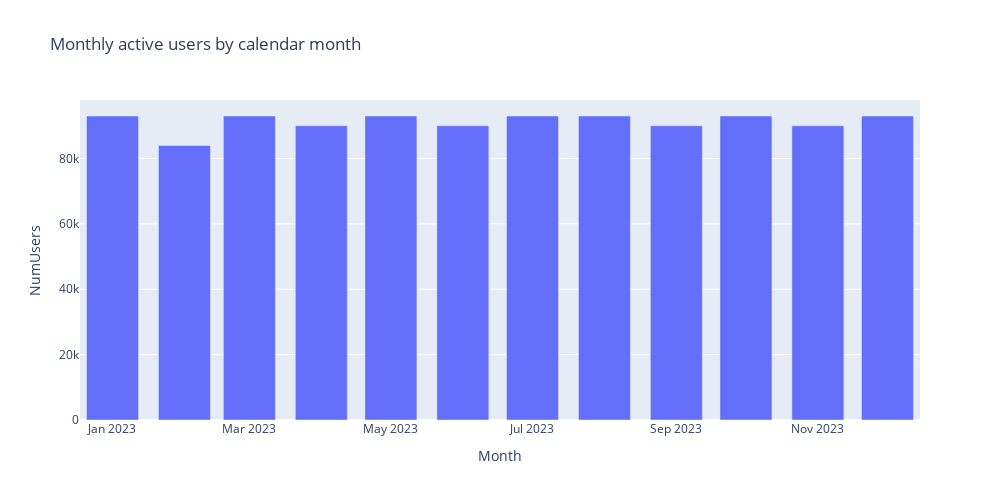

Notebook code for this chart:
### Markdown cell above
#### By calendar month

### Code cell
# Calculating MAU by calendar month
MAU_calendar_month = df.groupby('Month')['NumUsers'].sum().reset_index()
fig = px.bar(MAU_calendar_month, x='Month', y='NumUsers', title='Monthly active users by calendar month', width=1000, height=500)
fig.show()

### Figure 1 — Plotly figure (JSON) as saved in the notebook; plotly's stock layout.template omitted (floating-point values rounded to 4 significant figures)
{"data": [{"alignmentgroup": "True", "hovertemplate": "Month=%{x}<br>NumUsers=%{y}<extra></extra>", "legendgroup": "", "marker": {"color": "#636efa", "pattern": {"shape": ""}}, "name": "", "offsetgroup": "", "orientation": "v", "showlegend": false, "textposition": "auto", "type": "bar", "x": ["2023-01", "2023-02", "2023-03", "2023-04", "2023-05", "2023-06", "2023-07", "2023-08", "2023-09", "2023-10", "2023-11", "2023-12"], "xaxis": "x", "y": [93000, 84000, 93000, 90000, 93000, 90000, 93000, 93000, 90000, 93000, 90000, 93000], "yaxis": "y"}], "layout": {"barmode": "relative", "height": 500, "legend": {"tracegroupgap": 0}, "title": {"text": "Monthly active users by calendar month"}, "width": 1000, "xaxis": {"anchor": "y", "domain": [0, 1], "title": {"text": "Month"}}, "yaxis": {"anchor": "x", "domain": [0, 1], "title": {"text": "NumUsers"}}}}
